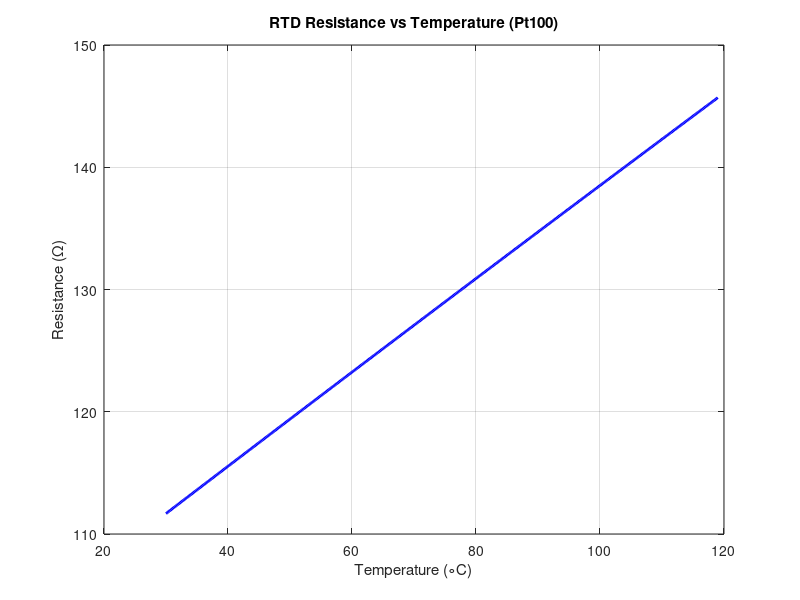
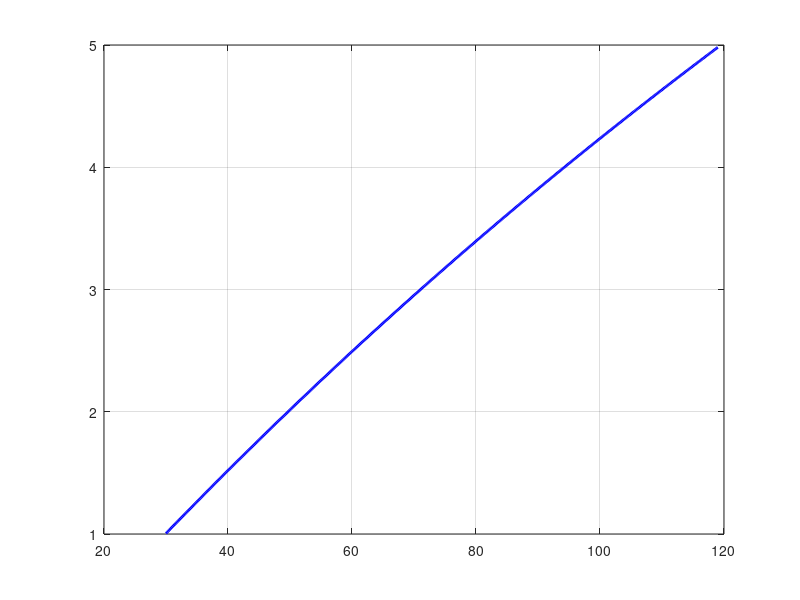

Here is the MATLAB script that generated these plots, in order: (Note: this script raises an error after producing the figures.)
%% RTD temperature DAQ - plots
% 1) Pt100 resistance vs temperature
% 2) Amplifier output (ADC input) vs temperature
% 3) Calibration curve: measured vs true temperature (10 points)

clear; clc; close all;

Tmin = 30;  Tmax = 119;
Vs = 10;  Rb = 100;
G = 6.079;  offset = -0.6717;      % amplifier design (see design_calculations.m)
Vref = 5;  nbits = 16;

pt100 = @(T) 100 * (1 + 3.9083e-3*T - 5.775e-7*T.^2);
Vb    = @(T) Vs * (pt100(T) ./ (Rb + pt100(T)) - 0.5);
Vout  = @(T) G * Vb(T) + offset;
T = linspace(Tmin, Tmax, 500);

%% 1) Pt100 resistance
figure;
plot(T, pt100(T), 'b', 'LineWidth', 2); grid on;
xlabel('Temperature (\circC)'); ylabel('Resistance (\Omega)');
title('RTD Resistance vs Temperature (Pt100)');

%% 2) Amplifier output
figure;
plot(T, Vout(T), 'b', 'LineWidth', 2); hold on; grid on;
yline(5, 'r--'); yline(1, 'g--');
plot([Tmin Tmax], Vout([Tmin Tmax]), 'ro', 'MarkerFaceColor', 'r');
xlabel('Temperature (\circC)'); ylabel('Amplified Output Voltage (V)');
title('Amplified Voltage vs Temperature for RTD in Wheatstone Bridge');
ylim([0 5.2]);

%% 3) Calibration curve
% The system output is converted back to temperature with a linear two-point
% calibration (30 degC -> Vout(30), 119 degC -> Vout(119)), after 16-bit
% quantization. The bow in the curve comes from the non-linearity of the
% quarter bridge (the RTD sits in one arm), not from the sensor itself.
T_true = linspace(Tmin, Tmax, 10);
lsb = Vref / 2^nbits;
v_meas = round(Vout(T_true) / lsb) * lsb;
T_meas = Tmin + (v_meas - Vout(Tmin)) / (Vout(Tmax) - Vout(Tmin)) * (Tmax - Tmin);

figure;
plot(T_true, T_meas, 'bo-', 'LineWidth', 2, 'MarkerFaceColor', 'b'); hold on; grid on;
plot(T_true, T_true, 'r--', 'LineWidth', 2);
xlabel('True Temperature (\circC)'); ylabel('Measured Temperature (\circC)');
title('Calibration Curve: Measured vs True Temperature');
legend('Measured Temperature', 'Ideal Calibration', 'Location', 'northwest');

fprintf('Max deviation before correction: %.2f degC\n', max(abs(T_meas - T_true)));

% Correcting it: fit a 2nd-order polynomial T = p(Vout) on the calibration points
p = polyfit(v_meas, T_true, 2);
fprintf('Max deviation after 2nd-order correction: %.3f degC\n', ...
    max(abs(polyval(p, v_meas) - T_true)));
